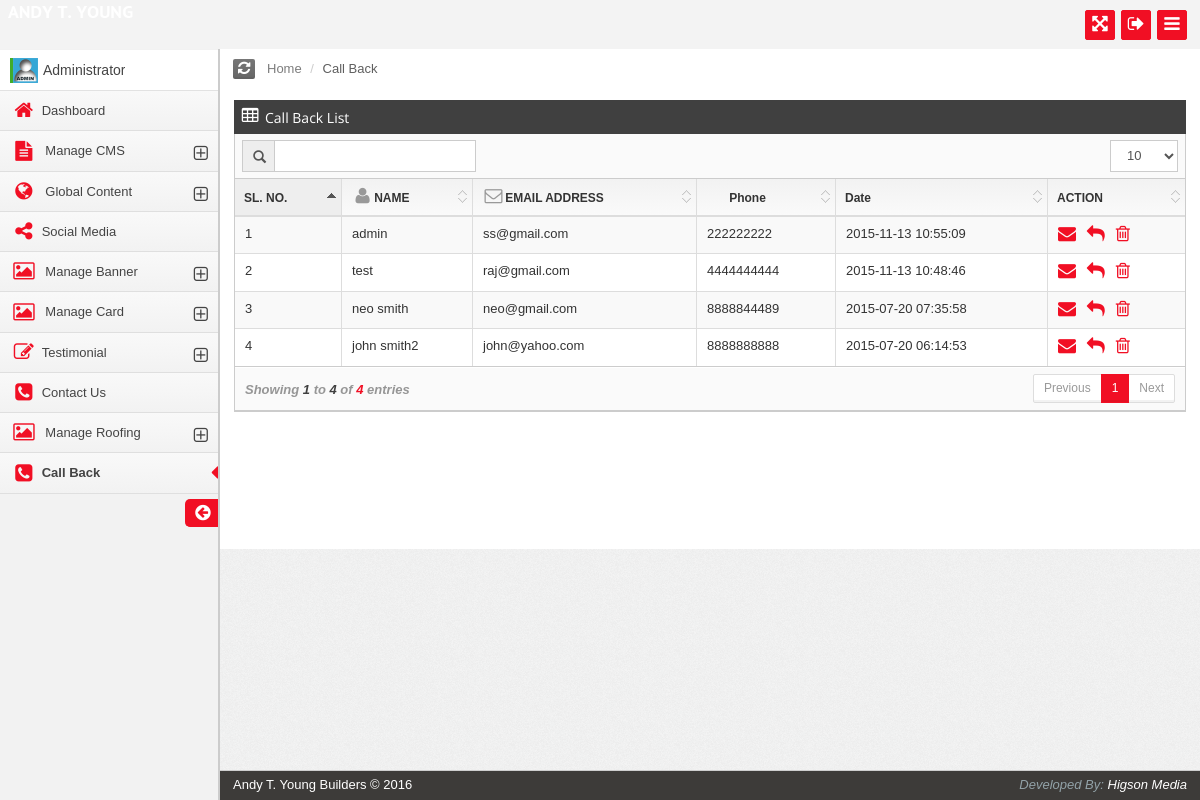
Screenshot of /admin/callBack.php (signed in) with the database file from the repository.
### tables this page shows
CREATE TABLE IF NOT EXISTS `call_back` (
  `id` int(11) NOT NULL AUTO_INCREMENT,
  `name` varchar(255) NOT NULL,
  `phone` varchar(255) DEFAULT NULL,
  `email` varchar(255) NOT NULL,
  `joblocation` text NOT NULL,
  `message` text NOT NULL,
  `clint_ip` varchar(255) DEFAULT NULL,
  `post_date` timestamp NOT NULL DEFAULT CURRENT_TIMESTAMP,
  PRIMARY KEY (`id`)
);

### includes/connectionClass.php (called while the page is built, shortened)
<?PHP
class DB_Class
{
	function Connection()
	{
		$this->dbName = 'andy_admin';
	}
}
?>

### includes/functionClass.php (called while the page is built, shortened)
<?PHP
include('connectionClass.php');
class User
{
	function multipleSelect($selectQuery)
	{
		$this->selectQuery = $selectQuery;
		$this->result = mysql_query($this->selectQuery);
		if ($this->result)
		{
			return true;
		}
		return false;
	}
}
?>

### admin/callBack.php (the view, shortened to what this page needs)
<?PHP
	include_once '../includes/functionClass.php';
	$obj = new User();
?>
<!DOCTYPE html>
<html class="smart-style-3" lang="en-us">
<head>
<link rel="stylesheet" type="text/css" media="screen" href="css/bootstrap.min.css">
<link rel="stylesheet" type="text/css" media="screen" href="css/font-awesome.min.css">
<link rel="stylesheet" type="text/css" media="screen" href="css/smartadmin-production.min.css">
<link rel="stylesheet" type="text/css" media="screen" href="css/smartadmin-skins.min.css">
<link rel="stylesheet" type="text/css" media="screen" href="css/demo.min.css">
<link href="greybox/gb_styles.css" rel="stylesheet" type="text/css" media="all" />
</head>
<body>
	<?PHP include_once("../includes/adminHeader.php"); ?>
	<?PHP include_once("../includes/adminMenu.php"); ?>
<div id="main" role="main">
  <div id="ribbon"> <span class="ribbon-button-alignment"> <span id="refresh" class="btn btn-ribbon" data-action="resetWidgets" data-title="refresh"  rel="tooltip" data-placement="bottom" data-original-title="<i class='text-warning fa fa-warning'></i> Warning! This will reset all your widget settings." data-html="true"> <i class="fa fa-refresh"></i> </span> </span>
    <ol class="breadcrumb">
      <li>Home</li>
      <li>Call Back</li>
    </ol>
  </div>
  <form name="frm" method="post" action="">
  <div id="content">
    <section id="widget-grid" class="">
      <div class="row">
        <article class="col-xs-12 col-sm-12 col-md-12 col-lg-12">
          <div class="jarviswidget jarviswidget-color-darken" id="wid-id-0" data-widget-editbutton="false">
            <header> <span class="widget-icon"> <i class="fa fa-table"></i> </span>
              <h2>Call Back List</h2>
            </header>
            <div>
              <div class="widget-body no-padding">
                <table id="dt_basic" class="table table-striped table-bordered table-hover" width="100%">
		<?PHP
			$where_clause = "WHERE 1";
			$selectQuery = "SELECT * FROM ".CALL_BACK." ".$where_clause." ORDER BY `id` DESC";
			$Contact=$obj->multipleSelect($selectQuery);
			if(mysql_num_rows($Contact=$obj->result) > 0)
			{
		?>
                  <thead>
                    <tr>
                      <th data-hide="phone">SL. NO.</th>
                      <th data-class="expand"><i class="fa fa-fw fa-user text-muted hidden-md hidden-sm hidden-xs"></i>NAME</th>
                      <th><i class="fa fa-fw fa-envelope-o text-muted hidden-md hidden-sm hidden-xs"></i>EMAIL ADDRESS</th>
                      <th data-hide="phone"><i class="fa fa-fw text-muted hidden-md hidden-sm hidden-xs"></i>Phone</th>
                      <th data-hide="phone,tablet">Date</th>
                      <th data-hide="phone,tablet">ACTION</th>
                    </tr>
                  </thead>
                  <tbody>
			<?php
				$i = 1;
				while ($ContactVal = mysql_fetch_array($Contact=$obj->result, MYSQL_ASSOC))
				{
			?>
                    <tr>
                      <td><?PHP echo $i; ?></td>
                      <td><?PHP echo $ContactVal['name']; ?></td>
                      <td><?PHP echo $ContactVal['email']; ?></td>
                      <td><?PHP echo $ContactVal['phone']; ?></td>
                      <td><?PHP echo $ContactVal['post_date']; ?></td>
                      <td><a href = "viewMessage.php?MessID=<?php echo $ContactVal['id'];?>" onClick="return ShowCenterView('', this.href)"  title="Click Here To Show Message"><i class="fa fa-envelope"></i></a>
					  &nbsp;&nbsp;<a href="replyMessage.php?MessID=<?php echo $ContactVal['id'];?>" onClick="return ShowCenterReply('', this.href)" title="Click Here To Reply This Message"><i class="fa fa-reply"></i></a>
					  &nbsp;&nbsp;<a href="javascript: del('<?php echo $ContactVal['id'];?>','<?PHP echo($_GET['page']!=''?$_GET['page']:'1'); ?>')" title="Click Here To Delete"><i class="fa fa-delete"></i></a>
					  </td>
                    </tr>
			<?PHP
					$i++;
				}
			}
			else
			{
			?>
                    <tr>
                      <td height="25" align="center" colspan="4" class="tableText" style="color:red">No Record Found!!!</td>
					</tr>
		<?PHP
			}
		?>
                  </tbody>
                </table>
              </div>
            </div>
          </div>
        </article>
      </div>
    </section>
  </div>
  </form>
</div>
	<?PHP include_once("../includes/adminFooter.php"); ?>
</body>
</html>

### includes/adminHeader.php
<header id="header">
  <div id="logo-group"> <span id="logo"><a href="<?PHP echo DOMAIN_NAME; ?>" ><img src="img/logo.png" alt="SmartAdmin"></a></span> </div>
  <div class="pull-right">
    <div id="hide-menu" class="btn-header pull-right"><span><a href="javascript:void(0);" data-action="toggleMenu" title="Collapse Menu"><i class="fa fa-reorder"></i></a></span></div>
    <div id="logout" class="btn-header transparent pull-right"><span><a href="logout.php" title="Sign Out" data-action="userLogout" data-logout-msg="You can improve your security further after logging out by closing this opened browser"><i class="fa fa-sign-out"></i></a></span></div>
    <div id="fullscreen" class="btn-header transparent pull-right"><span><a href="javascript:void(0);" data-action="launchFullscreen" title="Full Screen"><i class="fa fa-arrows-alt"></i></a></span></div>
  </div>
</header>

### includes/adminMenu.php (shortened to what this page needs)
<?PHP
	$page = basename($_SERVER["PHP_SELF"]);
?>
<aside id="left-panel">
  <div class="login-info"><span><a href="javascript:void(0);" id="show-shortcut" data-action="toggleShortcut"><img src="img/avatars/sunny.png" alt="me" class="online" /><span>Administrator</span></a></span></div>
  <nav>
    <ul>
      <li <?php if($page=='my_account.php') { echo ('class="active"');}?>> <a href="my_account.php" title="Dashboard"><i class="fa fa-lg fa-fw fa-home"></i><span class="menu-item-parent">Dashboard</span></a></li>
      <li <?php if($page=='page.php' || $page == 'page_list.php') { echo ('class="active"');}?>> <a href="#"><i class="fa fa-lg fa-fw fa-cms"></i> <span class="menu-item-parent">Manage CMS</span></a>
      </li>
      <li <?php if($page=='global.php') { echo ('class="active"');}?>> <a href="#"><i class="fa fa-lg fa-fw fa-globe"></i> <span class="menu-item-parent">Global Content</span></a>
      </li>
      <li <?php if($page=='followUs.php') { echo ('class="active"');}?>> <a title="Social Media" href="followUs.php"><i class="fa fa-lg fa-fw fa-follow-us"></i><span class="menu-item-parent">Social Media</span></a></li>
      <li <?php if($page=='banner.php') { echo ('class="active"');}?>> <a href="#"><i class="fa fa-lg fa-fw fa-picture-o"></i> <span class="menu-item-parent">Manage Banner</span></a>
      </li>
	   <li <?php if($page=='card.php') { echo ('class="active"');}?>> <a href="#"><i class="fa fa-lg fa-fw fa-picture-o"></i> <span class="menu-item-parent">Manage Card</span></a>
      </li>
	  <li <?php if(($page=='testimonial.php') || ($page=='edit_testimonial.php')) { echo ('class="active"');}?>> <a href="#" title="Slide Show"><i class="fa fa-lg fa-fw fa-pencil-square-o"></i><span class="menu-item-parent">Testimonial</span></a>
      </li>
      <li <?php if($page=='contactUs.php') { echo ('class="active"');}?>> <a href="contactUs.php" title="Contact Us"><i class="fa fa-lg fa-fw fa-contact"></i><span class="menu-item-parent">Contact Us</span></a></li>
	  <li <?php if($page=='roofing.php') { echo ('class="active"');}?>> <a href="#"><i class="fa fa-lg fa-fw fa-picture-o"></i> <span class="menu-item-parent">Manage Roofing</span></a>
      </li>
	  <li <?php if($page=='callBack.php') { echo ('class="active"');}?>> <a href="callBack.php" title="Call Back"><i class="fa fa-lg fa-fw fa-contact"></i><span class="menu-item-parent">Call Back</span></a></li>
    </ul>
  </nav>
  <span class="minifyme" data-action="minifyMenu"> <i class="fa fa-arrow-circle-left hit"></i> </span> </aside>

### includes/adminFooter.php
<div class="page-footer">
  <div class="row">
    <div class="col-xs-12 col-sm-6"> <span class="txt-color-white">Andy T. Young Builders &copy; <?PHP echo date('Y'); ?></span> </div>
    <div class="col-xs-6 col-sm-6 text-right hidden-xs">
      <div class="txt-color-white inline-block"> <i class="txt-color-blueLight hidden-mobile">Developed By: <a href="http://www.higsonmedia.co.uk/" target="_blank" style="color:#fff;text-decoration:none;">Higson Media </i> </div>
    </div>
  </div>
</div>

### rows the page displays
call_back: name "admin", email "ss@gmail.com", phone "222222222", post_date "2015-11-13 10:55:09"
call_back: name "test", email "raj@gmail.com", phone "4444444444", post_date "2015-11-13 10:48:46"
call_back: name "neo smith", email "neo@gmail.com", phone "8888844489", post_date "2015-07-20 07:35:58"
call_back: name "john smith2", email "john@yahoo.com", phone "8888888888", post_date "2015-07-20 06:14:53"
